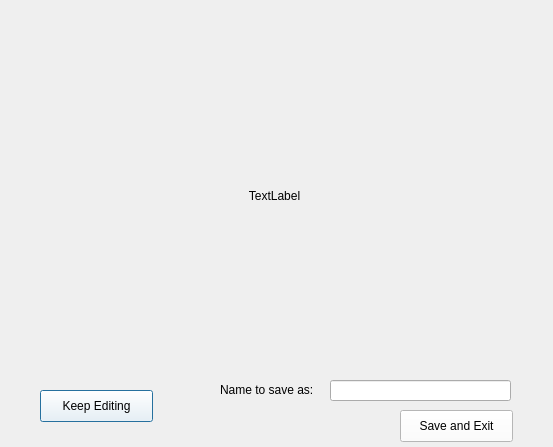
<?xml version="1.0" encoding="UTF-8"?>
<ui version="4.0">
 <class>savewind</class>
 <widget class="QDialog" name="savewind">
  <property name="geometry">
   <rect>
    <x>0</x>
    <y>0</y>
    <width>553</width>
    <height>447</height>
   </rect>
  </property>
  <property name="windowTitle">
   <string>Dialog</string>
  </property>
  <widget class="QLabel" name="picture">
   <property name="geometry">
    <rect>
     <x>29</x>
     <y>25</y>
     <width>491</width>
     <height>341</height>
    </rect>
   </property>
   <property name="text">
    <string>TextLabel</string>
   </property>
   <property name="alignment">
    <set>Qt::AlignCenter</set>
   </property>
  </widget>
  <widget class="QPushButton" name="back">
   <property name="geometry">
    <rect>
     <x>40</x>
     <y>390</y>
     <width>113</width>
     <height>32</height>
    </rect>
   </property>
   <property name="styleSheet">
    <string notr="true">background-color: rgb(255, 255, 255)</string>
   </property>
   <property name="text">
    <string>Keep Editing</string>
   </property>
  </widget>
  <widget class="QPushButton" name="save">
   <property name="geometry">
    <rect>
     <x>400</x>
     <y>410</y>
     <width>113</width>
     <height>32</height>
    </rect>
   </property>
   <property name="styleSheet">
    <string notr="true">background-color: rgb(255, 255, 255)</string>
   </property>
   <property name="text">
    <string>Save and Exit</string>
   </property>
  </widget>
  <widget class="QLineEdit" name="saveName">
   <property name="geometry">
    <rect>
     <x>330</x>
     <y>380</y>
     <width>181</width>
     <height>21</height>
    </rect>
   </property>
   <property name="text">
    <string/>
   </property>
  </widget>
  <widget class="QLabel" name="saveLabel">
   <property name="geometry">
    <rect>
     <x>220</x>
     <y>380</y>
     <width>111</width>
     <height>20</height>
    </rect>
   </property>
   <property name="text">
    <string>Name to save as:</string>
   </property>
  </widget>
 </widget>
 <resources/>
 <connections/>
</ui>
